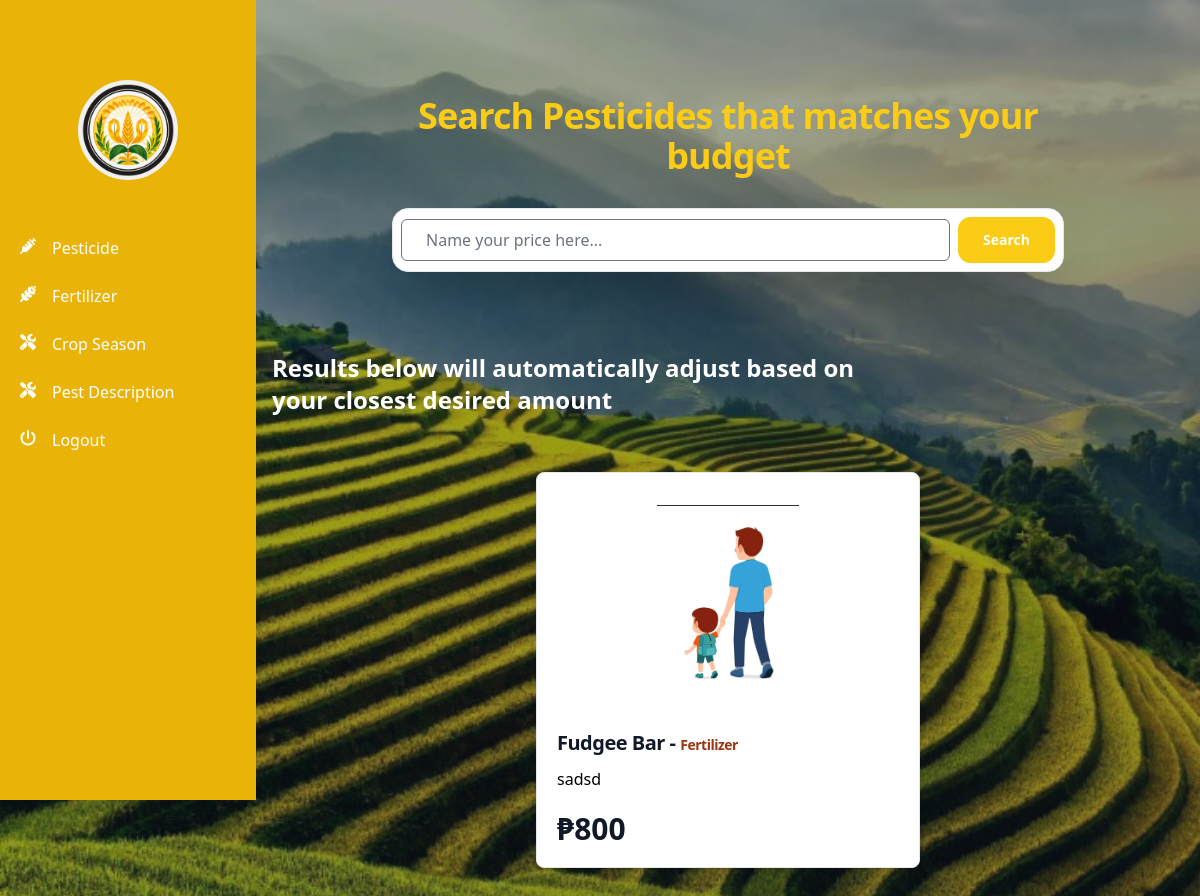
/farmerFertilizer, run on the app's committed database.
### users/models.py (models this page shows, shortened)
class Pesticides(models.Model):
    name = models.CharField(max_length=1000)
    description = models.TextField()
    display = models.TextField()
    price = models.TextField()
    image = models.FileField(upload_to='media/', validators=[FileExtensionValidator(allowed_extensions=['png', 'jpeg', 'jpg'])],)

### users/views.py (the view, shortened to what this page needs)
# urls.py: path('farmerFertilizer', views.farmerFertilizer, name='farmerFertilizer'),
def farmerFertilizer(request):
    query = request.GET.get('fertilizer_search')
    pesticides = Pesticides.objects.filter(display='Fertilizer')
    context = {
        'pesticides': pesticides,
        'query': query if query else ''
    }
    return render(request, 'farmer/fertilizer.html', context)

### users/templates/farmer/fertilizer.html (shortened to what this page needs)
{% load static tailwind_tags %}
<!DOCTYPE html>
<html lang="en">
	<head>
		<link
			href="https://cdnjs.cloudflare.com/ajax/libs/flowbite/2.3.0/flowbite.min.css"
			rel="stylesheet" />
		<link
			rel="stylesheet"
			href="https://cdnjs.cloudflare.com/ajax/libs/font-awesome/6.5.2/css/all.min.css"
 />
		<link
			rel="stylesheet"
			href="{% static 'css/style.css' %}" />
		{% tailwind_css %}
	</head>
	<body class="bg">
		{% include 'includes/farmerSidebar.html' %}
		<div class="p-4 sm:ml-64">
			<div class="mx-auto max-w-7xl sm:px-6 lg:px-8">
				<div class="relative isolate overflow-hidden bg-transparent h-full px-6 py-20 text-center sm:px-16">
					<p class="mx-auto max-w-2xl text-3xl font-bold tracking-tight text-yellow-400 sm:text-4xl">
						Search Pesticides that matches your budget
					</p>
					<form action="{% url 'farmerFertilizer' %}">
						<label
							class="mx-auto mt-8 relative bg-white min-w-sm max-w-2xl flex flex-col md:flex-row items-center justify-center border py-2 px-2 rounded-2xl gap-2 shadow-2xl focus-within:border-yellow-300"
							for="search-bar">
							<input
								type="number"
								id="search-bar"
								placeholder="Name your price here..."
								name="fertilizer_search"
								class="px-6 py-2 w-full rounded-md flex-1 outline-none bg-white"
								required=""
								value="{{ query }}" />
							<button
								type="submit"
								class="w-full md:w-auto px-6 py-3 bg-yellow-400 border-yellow-400 text-white fill-white active:scale-95 duration-100 border will-change-transform overflow-hidden relative rounded-xl transition-all">
								<div class="flex items-center transition-all opacity-1">
									<span class="text-sm font-semibold whitespace-nowrap truncate mx-auto">Search</span>
								</div>
							</button>
						</label>
					</form>
				</div>
			</div>
			<h2 class="text-white font-bold text-2xl">
				Results below will automatically adjust based on
				<br />
				your closest desired amount
			</h2>
			<ul>
				<div class="flex flex-row justify-evenly mt-14 flex-wrap">
					{% for list in pesticides %}
					<div class="w-full mb-4 max-w-sm bg-white border border-gray-200 rounded-lg shadow">
						<a href="#">
							<center>
								<img
									class="p-8 rounded-t-lg h-64"
									src="{{list.image.url}}"
									alt="product image" />
							</center>
						</a>
						<div class="px-5 pb-5">
							<a href="#">
								<h5 class="text-xl font-semibold tracking-tight text-gray-900">
									{{list.name}} -
									<span class="text-sm font-bold text-orange-800">{{list.display}}</span>
								</h5>
							</a>
							<div class="flex items-center mt-2.5 mb-5">
								<p>{{list.description}}</p>
							</div>
							<div class="flex items-center justify-between">
								<span class="text-3xl font-bold text-gray-900">₱{{list.price}}</span>
							</div>
						</div>
					</div>
					{% endfor %}
				</div>
			</ul>
		</div>
	</body>
</html>

### users/static/css/style.css (style rules this page uses)
.bg { background-image: linear-gradient(to bottom right, rgba(17, 24, 39, 0.378), rgba(17, 24, 39, 0.449)), url('../img/bg.jpg'); background-size: cover; background-repeat: no-repeat; background-attachment: fixed; }

### data on the page
Pesticides: image (picture), name "Fudgee Bar", display "Fertilizer", description "sadsd", price "800"
